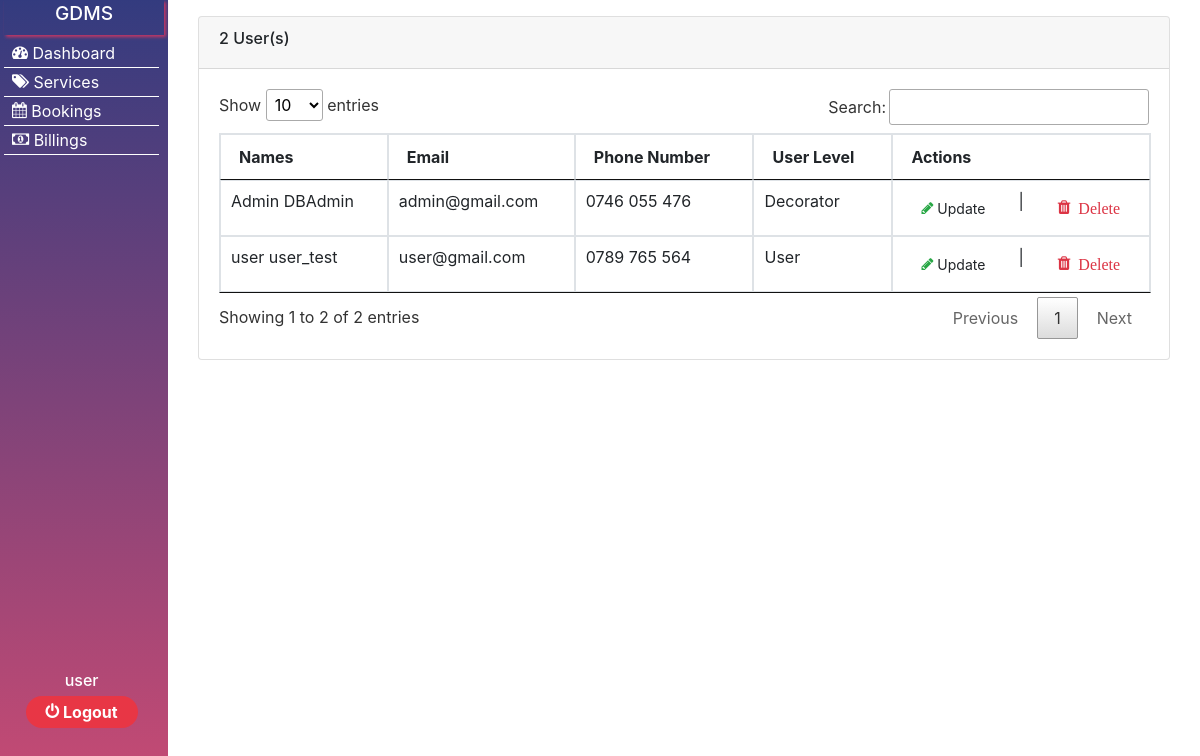
Screenshot of /Golden_Decorations_MS/src/users.php (signed in) with the database file from the repository.
### tables this page shows
CREATE TABLE `users` (
  `id` int(6) NOT NULL,
  `first_name` varchar(40) NOT NULL,
  `last_name` varchar(60) NOT NULL,
  `email_address` varchar(100) NOT NULL,
  `phone_number` varchar(25) NOT NULL,
  `password` varchar(150) NOT NULL,
  `user_level` int(2) NOT NULL,
  `date_created` timestamp NOT NULL DEFAULT current_timestamp()
);

### Golden_Decorations_MS/src/include/functions.php (called while the page is built, shortened)
<?php
$app_name = "GDMS";
$host = "localhost";
$user = "root";
$password = "";
$database = "db_golden_decorations_MS";
$db_connection = mysqli_connect($host, $user, $password, $database);
    if (isset($_COOKIE['error'])): ?>
<?php endif;
function fetch_all($table_name): mysqli_result|bool
{
    global $db_connection;
    $fetched_records = $db_connection->query("SELECT * FROM $table_name") or die($db_connection);
    return $fetched_records;
}
function count_all_rows($table_name): int
{
    return mysqli_num_rows(fetch_all($table_name));
}

### Golden_Decorations_MS/src/users.php (the view, shortened to what this page needs)
<?php
include_once "include/_include_authenticated_essentials.php";
include_once "include/_users.php";
start_html("Users");
include_once "include/sidenav.php"
?>
<section class="container main_content users">
        <div class="container">
                <div class="row justify-content-center">
                        <div class="col-12 mt-3">
                                <div class="card">
                                <div class="card-header">
                                        <div class="row">
                                        <div class="col">
                                                <h6><?= count_all_rows("users") ?> User(s)</h6>
                                        </div>
                                        </div>
                                </div>
                                <div class="card-body">
                                        <table class="table table-bordered table-hover" id="data_table">
                                        <thead>
                                        <tr>
                                                <th>Names</th>
                                                <th>Email</th>
                                                <th>Phone Number</th>
                                                <th>User Level</th>
                                                <th>Actions</th>
                                        </tr>
                                        </thead>
                                        <tbody>
                                        <?php foreach(fetch_all("users") as $user): ?>
                                                <tr>
                                                <td><?= $user['first_name'] ?> <?= $user['last_name'] ?></td>
                                                <td><?= $user['email_address'] ?></td>
                                                <td><?= $user['phone_number'] ?></td>
                                                <td>
                                                        <?php
                                                         $user_level = $user['user_level'];
                                                         interpret_user_level($user_level);
                                                        ?>
                                                </td>
                                                <td>
                                                        <div class="row">
                                                        <div class="col d-flex justify-content-center">
                                                                <form action="update_user.php" method="post" class="form-inline">
                                                                <button class="btn btn-sm" type="submit" name="edit_user"><span class="text-success table-icons icon-pencil"></span> Update</button>
                                                                </form>
                                                        </div>
                                                        |
                                                        <div class="col d-flex justify-content-center">
                                                        <form action="./users.php" method="post">
                                                                <button class="btn" type="submit" name="delete_user" onclick="return confirm_delete()"><span class="text-danger table-icons icon-trash"> Delete</span></button>
                                                        </form>
                                                        </div>
                                                        </div>
                                                </td>
                                                </tr>
                                        <?php endforeach; ?>
                                        </tbody>
                                        </table>
                                </div>
                                </div>
                        </div>
                </div>
    </div>
</section>
<?php
end_html();
?>

### Golden_Decorations_MS/src/include/_html_templates.php (shortened to what this page needs)
<?php
function start_html($page_title)
{
    ?>
    <!doctype html>
    <html lang="en">
    <head>
        <link rel="stylesheet" href="../assets/css/bootstrap.min.css">
        <link rel="stylesheet" href="../assets/css/icomoon.css">
        <link rel="stylesheet" href="../assets/css/jquery.dataTables.min.css">
        <link rel="stylesheet" href="../assets/css/main.css">
    </head>
    <body>
    <?php
}
        ?>
        <?php
function end_html(){
        ?>
        </body>
        </html>
        <?php
    }

### Golden_Decorations_MS/src/include/sidenav.php (shortened to what this page needs)
<aside class="sidenav">
    <div class="app_name">
        <h3><?= $app_name ?></h3>
    </div>
    <ul>
        <li><a href="dashboard.php"><span class="icon-dashboard"></span> Dashboard</a></li>
        <li><a href="services.php"><span class="icon-tags"></span> Services</a></li>
            <li><a href="bookings.php"><span class="icon-calendar"></span> Bookings</a></li>
            <li><a href="billings.php"><span class="icon-money"></span> Billings</a></li>
    </ul>
    <div class="login_controls">
        <ul>
            <li><?= $_SESSION['user_first_name'] ?></li>
            <li>
                <form action="include/functions.php" method="post">
                    <button type="submit" class="logout_btn" name="logout_btn"><span class="icon-power-off"></span>
                        Logout
                    </button>
                </form>
            </li>
        </ul>
    </div>
</aside>

### Golden_Decorations_MS/src/include/_users.php (shortened to what this page needs)
<?php
function interpret_user_level($user_level){
        if($user_level == 1){
                echo "User";
        }else if ($user_level == 2){
                echo "Decorator";
        }else{
                echo "DB Admin";
        }
}

### Golden_Decorations_MS/assets/css/icomoon.css (style rules this page uses)
[class^="icon-"], [class*=" icon-"] { font-family: 'icomoon' !important; speak: none; font-style: normal; font-weight: normal; font-variant: normal; text-transform: none; line-height: 1; -webkit-font-smoothing: antialiased; -moz-osx-font-smoothing: grayscale; }
.icon-power-off:before { content: "\f011"; }
.icon-tags:before { content: "\f02c"; }
.icon-pencil:before { content: "\f040"; }
.icon-calendar:before { content: "\f073"; }
.icon-money:before { content: "\f0d6"; }
.icon-dashboard:before { content: "\f0e4"; }
.icon-trash:before { content: "\f1f8"; }

### Golden_Decorations_MS/assets/css/main.css (style rules this page uses)
* { margin: 0; padding: 0; box-sizing: border-box; }
aside { position: relative; position: fixed; height: 100vh; width: 14%; display: block; color: #fafafa; background: linear-gradient(rgba(29, 38, 113, 0.9), rgba(195, 55, 100, 0.9)); }
aside .app_name { width: 95%; margin: auto; color: #fff; text-align: center; padding: 2px; box-shadow: 2px 2px 3px #C33764; }
aside h3 { font-size: 1.2em; }
aside ul { padding: 4px; }
aside li { width: 97%; padding: 2px 8px; border-bottom: 1px solid #fff; }
aside a { color: #fff; display: block; }
aside .login_controls { position: absolute; width: 100%; text-align: center; bottom: 50px; color: #fff; font-weight: 500; }
aside .login_controls li { border: none; }
aside .login_controls .logout_btn { border: none; background: #e83645; color: white; font-weight: bold; border-radius: 32px; padding: 4px 20px; }
.main_content { margin-left: 14%; width: 86%; }

### rows the page displays
users: first_name "Admin", last_name "DBAdmin", email_address "admin@gmail.com", phone_number "0746 055 476", user_level "Decorator"
users: first_name "user", last_name "user_test", email_address "user@gmail.com", phone_number "0789 765 564", user_level "User"

### other values shown
$app_name "GDMS"
$_SESSION['user_first_name'] "user"
count_all_rows("users") "2"
